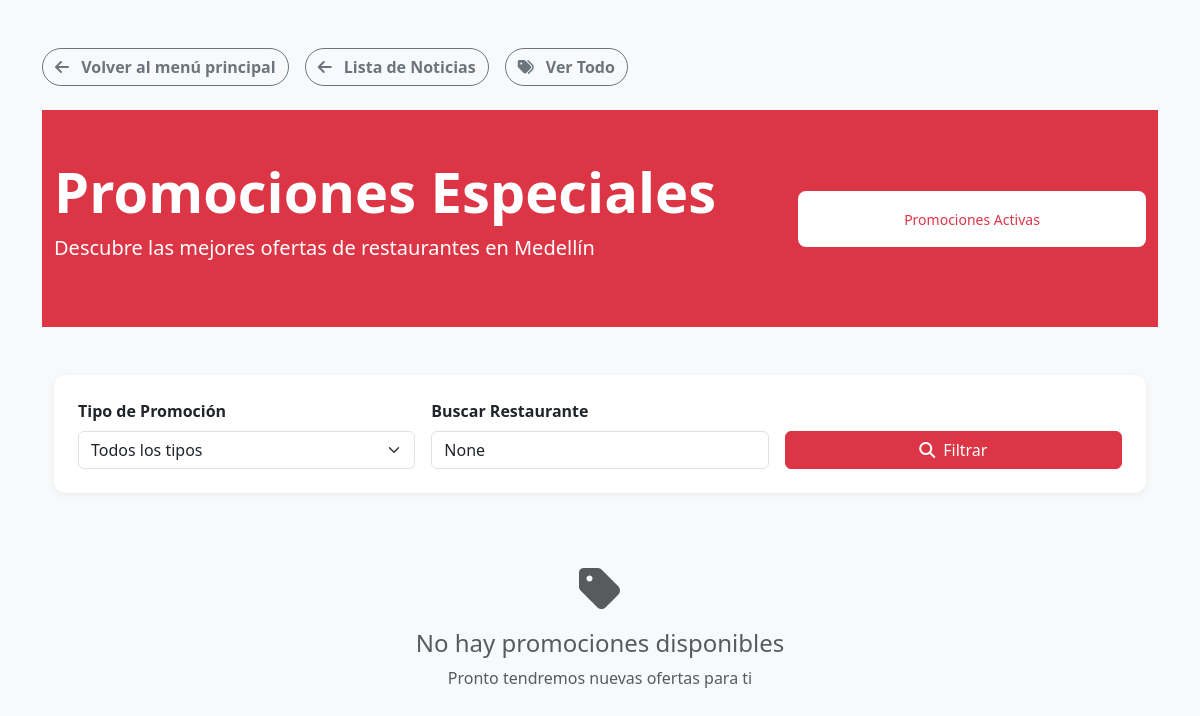
Before: /promociones/ with the older database file.
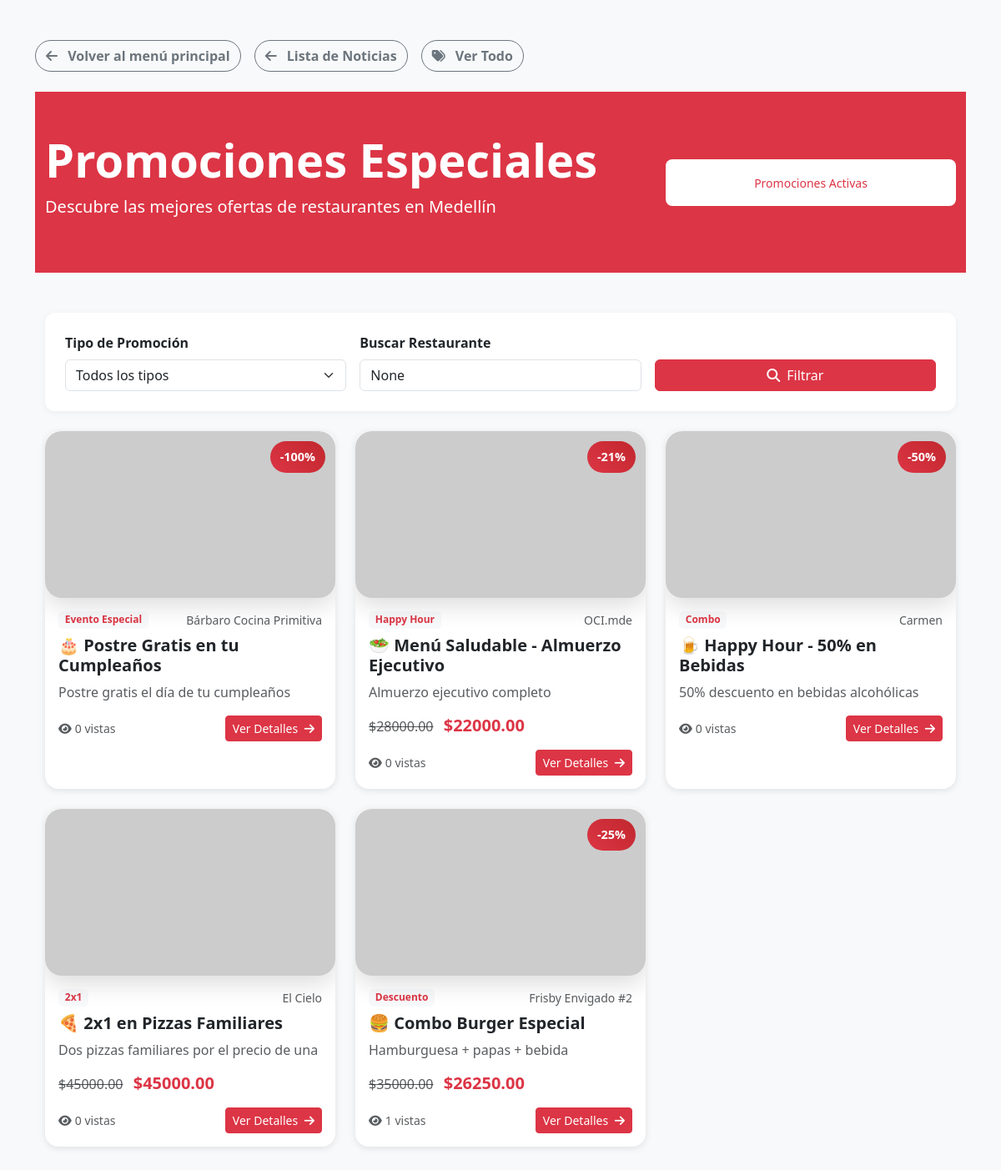
After: the same page with the newer database file.
### promociones/models.py (models this page shows, shortened)
class Promocion(models.Model):
    titulo = models.CharField(max_length=200, help_text="Título llamativo de la promoción")
    descripcion = models.TextField(help_text="Descripción detallada de la promoción")
    descripcion_corta = models.CharField(max_length=150, help_text="Descripción breve para tarjetas")
    restaurante = models.ForeignKey(Business, on_delete=models.CASCADE, related_name='promociones')
    tipo_promocion = models.ForeignKey(TipoPromocion, on_delete=models.CASCADE)
    descuento_porcentaje = models.DecimalField(max_digits=5, decimal_places=2, blank=True, null=True, help_text="Ej: 25.00 para 25%")
    precio_original = models.DecimalField(max_digits=10, decimal_places=2, blank=True, null=True)
    precio_promocional = models.DecimalField(max_digits=10, decimal_places=2, blank=True, null=True)
    fecha_inicio = models.DateField()
    fecha_fin = models.DateField()
    hora_inicio = models.TimeField(blank=True, null=True, help_text="Hora de inicio diaria")
    hora_fin = models.TimeField(blank=True, null=True, help_text="Hora de fin diaria")
    dias_validos = models.CharField(max_length=20, default="1234567", help_text="1=Lunes, 7=Domingo")
    activa = models.BooleanField(default=True)
    limite_personas = models.PositiveIntegerField(blank=True, null=True, help_text="Límite de personas que pueden usar la promoción")
    usos_actuales = models.PositiveIntegerField(default=0)
    imagen_principal = models.URLField(blank=True, null=True)
    imagen_secundaria = models.URLField(blank=True, null=True)
    terminos_condiciones = models.TextField(blank=True, help_text="Términos y condiciones específicos")
    creada_en = models.DateTimeField(auto_now_add=True)
    actualizada_en = models.DateTimeField(auto_now=True)
    creada_por = models.ForeignKey(settings.AUTH_USER_MODEL, on_delete=models.SET_NULL, null=True, blank=True)
    vistas = models.PositiveIntegerField(default=0)
    me_gusta = models.PositiveIntegerField(default=0)
    def calcular_descuento(self):
        if self.precio_original and self.precio_promocional:
            descuento = ((self.precio_original - self.precio_promocional) / self.precio_original) * 100
            return round(descuento, 2)
        return self.descuento_porcentaje
    def tiempo_restante(self):
        hoy = timezone.now().date()
        if self.fecha_fin > hoy:
            return (self.fecha_fin - hoy).days
        return 0
    class Meta:
        verbose_name = "Promoción"
        verbose_name_plural = "Promociones"
        ordering = ['-creada_en']

class TipoPromocion(models.Model):
    nombre = models.CharField(max_length=50, unique=True)
    descripcion = models.TextField(blank=True)
    class Meta:
        verbose_name = "Tipo de Promoción"
        verbose_name_plural = "Tipos de Promociones"

### appdely/models.py (models this page shows, shortened)
class Business(models.Model):
    business_name = models.CharField(max_length=50)
    address = models.CharField(max_length=100)
    description = models.TextField()
    phone_number = models.CharField(max_length=30)
    email = models.CharField(max_length=50)
    status = models.BooleanField(default=True)
    created_at = models.DateTimeField(auto_now_add=True)
    updated_at = models.DateTimeField(auto_now=True)
    business_type = models.ForeignKey(BusinessType, on_delete=models.CASCADE)
    image_url = models.CharField(max_length=100, blank=True, null=True)
    def average_rating(self):
        reviews = self.review_set.all()
        if reviews.exists():
            return round(sum(r.rating for r in reviews) / reviews.count(), 2)
        return None
    average_rating.short_description = 'Promedio de Calificación'

### promociones/views.py (the view)
# urls.py: path('', views.promociones_list, name='promociones_list'),
def promociones_list(request):
    promociones = Promocion.objects.filter(activa=True).select_related('restaurante', 'tipo_promocion')
    tipo_filtro = request.GET.get('tipo')
    if tipo_filtro:
        promociones = promociones.filter(tipo_promocion__id=tipo_filtro)
    restaurante_filtro = request.GET.get('restaurante')
    if restaurante_filtro:
        promociones = promociones.filter(restaurante__business_name__icontains=restaurante_filtro)
    promociones = promociones.order_by('-creada_en')
    paginator = Paginator(promociones, 12)  # 12 promociones por página
    page_number = request.GET.get('page')
    page_obj = paginator.get_page(page_number)
    tipos_promocion = TipoPromocion.objects.all()
    context = {
        'promociones': page_obj,
        'tipos_promocion': tipos_promocion,
        'tipo_seleccionado': tipo_filtro,
        'restaurante_busqueda': restaurante_filtro,
    }
    return render(request, 'promociones/promociones_list.html', context)

### promociones/templates/promociones/promociones_list.html (shortened to what this page needs)
{% load static %}
<!DOCTYPE html>
<html lang="es">
<head>
  <link href="https://cdn.jsdelivr.net/npm/bootstrap@5.3.0/dist/css/bootstrap.min.css" rel="stylesheet">
  <link href="https://cdnjs.cloudflare.com/ajax/libs/font-awesome/6.4.0/css/all.min.css" rel="stylesheet">
  <link rel="stylesheet" href="{% static 'promociones/css/promocion.css' %}">
</head>
<body>
    <div class="container my-5">
    <div class="mb-4 d-flex gap-3 flex-wrap">
        <a href="{% url 'business_list' %}" class="btn btn-outline-secondary" style="border-radius:30px; font-weight:600;">
            <i class="fa-solid fa-arrow-left me-2"></i> Volver al menú principal
        </a>
        <a href="{% url 'noticias_list' %}" class="btn btn-outline-secondary" style="border-radius:30px; font-weight:600;">
            <i class="fa-solid fa-arrow-left me-2"></i> Lista de Noticias
        </a>
        <a href="{% url 'promociones_noticias' %}" class="btn btn-outline-secondary" style="border-radius:30px; font-weight:600;">
            <i class="fa-solid fa-tags me-2"></i> Ver Todo
        </a>
    </div>
  <div class="bg-danger text-white py-5">
    <div class="container">
      <div class="row align-items-center">
        <div class="col-md-8">
          <h1 class="display-4 fw-bold">Promociones Especiales</h1>
          <p class="lead">Descubre las mejores ofertas de restaurantes en Medellín</p>
        </div>
        <div class="col-md-4 text-center">
          <div class="bg-white text-danger rounded-3 p-3">
            <small>Promociones Activas</small>
          </div>
        </div>
      </div>
    </div>
  </div>
  <div class="container my-5">
    <div class="filter-section p-4 mb-4">
      <form method="GET" class="row g-3 align-items-end">
        <div class="col-md-4">
          <label class="form-label fw-bold">Tipo de Promoción</label>
          <select name="tipo" class="form-select">
            <option value="">Todos los tipos</option>
          </select>
        </div>
        <div class="col-md-4">
          <label class="form-label fw-bold">Buscar Restaurante</label>
          <input type="text" name="restaurante" class="form-control"
                 placeholder="Nombre del restaurante" value="{{ restaurante_busqueda }}">
        </div>
        <div class="col-md-4">
          <button type="submit" class="btn btn-danger w-100">
            <i class="fas fa-search me-2"></i>Filtrar
          </button>
        </div>
      </form>
    </div>
    <div class="row g-4">
      {% for promocion in promociones %}
      <div class="col-md-6 col-lg-4">
        <div class="card promo-card h-100">
          <div class="position-relative">
            <img src="{{ promocion.imagen_principal|default:'https://via.placeholder.com/400x200/dc3545/ffffff?text=Promoción' }}"
                 class="card-img-top promo-image"
                 alt="{{ promocion.titulo }}"
                 onerror="this.src='https://via.placeholder.com/400x200/dc3545/ffffff?text={{ promocion.titulo|urlencode }}';">
            {% if promocion.calcular_descuento %}
            <div class="discount-badge">
              -{{ promocion.calcular_descuento|floatformat:0 }}%
            </div>
            {% endif %}
          </div>
          <div class="card-body">
            <div class="d-flex justify-content-between align-items-start mb-2">
              <span class="badge bg-light text-danger">{{ promocion.tipo_promocion.nombre }}</span>
              <small class="text-muted">{{ promocion.restaurante.business_name }}</small>
            </div>
            <h5 class="card-title fw-bold">{{ promocion.titulo }}</h5>
            <p class="card-text text-muted">{{ promocion.descripcion_corta }}</p>
            {% if promocion.precio_original and promocion.precio_promocional %}
            <div class="price-section mb-3">
              <span class="text-decoration-line-through text-muted">${{ promocion.precio_original }}</span>
              <span class="h5 text-danger fw-bold ms-2">${{ promocion.precio_promocional }}</span>
            </div>
            {% endif %}
            <div class="d-flex justify-content-between align-items-center">
              <small class="text-muted">
                <i class="fas fa-eye me-1"></i>{{ promocion.vistas }} vistas
              </small>
              <a href="{% url 'promocion_detail' promocion.pk %}" class="btn btn-danger btn-sm">
                Ver Detalles <i class="fas fa-arrow-right ms-1"></i>
              </a>
            </div>
          </div>
        </div>
      </div>
      {% empty %}
      <div class="col-12 text-center py-5">
        <i class="fas fa-tag text-muted mb-3" style="font-size: 3rem;"></i>
        <h4 class="text-muted">No hay promociones disponibles</h4>
        <p class="text-muted">Pronto tendremos nuevas ofertas para ti</p>
      </div>
      {% endfor %}
    </div>
  </div>
</body>
</html>

### promociones/static/promociones/css/promocion.css (style rules this page uses)
body { background-color: #f8f9fa; }
.promo-card { border-radius: 16px; overflow: hidden; transition: all 0.3s ease; border: none; box-shadow: 0 2px 8px rgba(0,0,0,0.1); }
.promo-image { height: 200px; object-fit: cover; position: relative; }
.discount-badge { position: absolute; top: 12px; right: 12px; background: linear-gradient(45deg, #dc3545, #c1272d); color: white; padding: 8px 12px; border-radius: 20px; font-weight: bold; font-size: 0.9rem; }
.filter-section { background: white; border-radius: 12px; box-shadow: 0 2px 8px rgba(0,0,0,0.05); }
.promo-image { border-radius: 20px; box-shadow: 0 8px 30px rgba(0,0,0,0.15); }

Changed rows visible on the page:
added Promocion: calcular_descuento "100", tipo_promocion.nombre "Evento Especial", restaurante.business_name "Bárbaro Cocina Primitiva", titulo "🎂 Postre Gratis en tu Cumpleaños", descripcion_corta "Postre gratis el día de tu cumpleaños", vistas "0"
added Promocion: calcular_descuento "21", tipo_promocion.nombre "Happy Hour", restaurante.business_name "OCI.mde", titulo "🥗 Menú Saludable - Almuerzo Ejecutivo", descripcion_corta "Almuerzo ejecutivo completo", precio_original "28000.00", precio_promocional "22000.00", vistas "0"
added Promocion: calcular_descuento "50", tipo_promocion.nombre "Combo", restaurante.business_name "Carmen", titulo "🍺 Happy Hour - 50% en Bebidas", descripcion_corta "50% descuento en bebidas alcohólicas", vistas "0"
added Promocion: tipo_promocion.nombre "2x1", restaurante.business_name "El Cielo", titulo "🍕 2x1 en Pizzas Familiares", descripcion_corta "Dos pizzas familiares por el precio de una", precio_original "45000.00", precio_promocional "45000.00", vistas "0"
added Promocion: calcular_descuento "25", tipo_promocion.nombre "Descuento", restaurante.business_name "Frisby Envigado #2", titulo "🍔 Combo Burger Especial", descripcion_corta "Hamburguesa + papas + bebida", precio_original "35000.00", precio_promocional "26250.00", vistas "1"
Other visible differences:
text no longer shown: "No hay promociones disponibles Pronto tendremos nuevas ofertas para ti"
